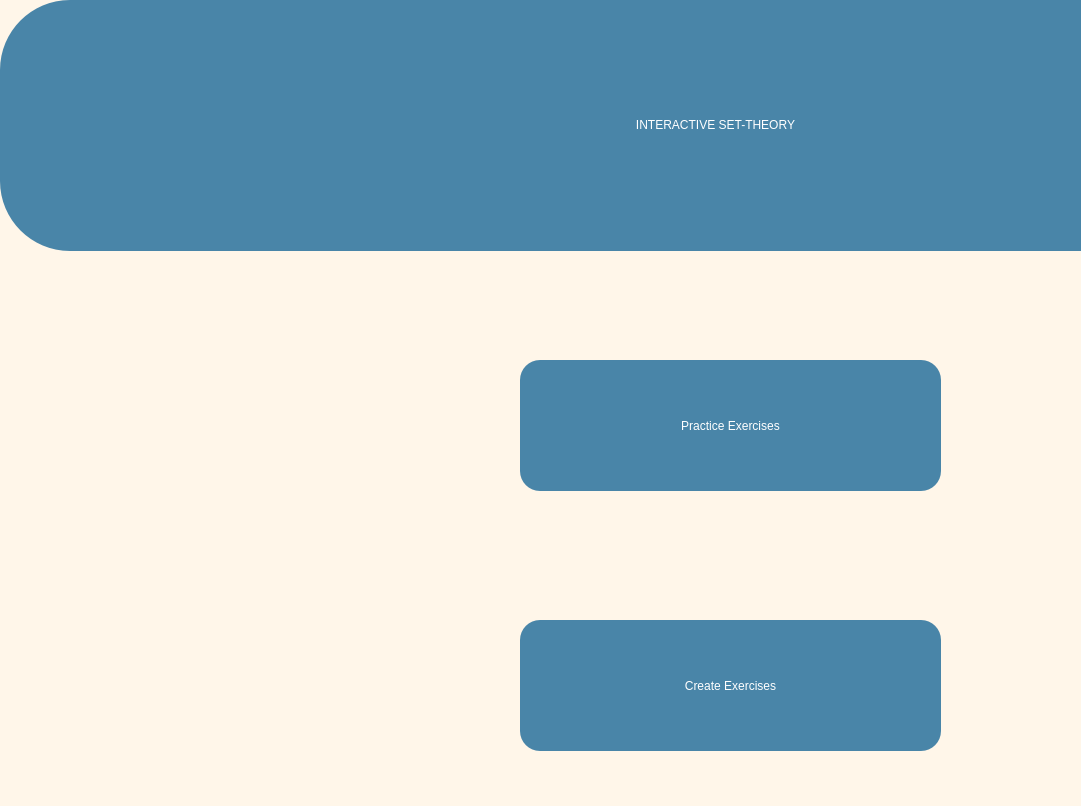
<?xml version="1.0" encoding="UTF-8"?>
<ui version="4.0">
 <class>MainWindow</class>
 <widget class="QMainWindow" name="MainWindow">
  <property name="geometry">
   <rect>
    <x>0</x>
    <y>0</y>
    <width>1081</width>
    <height>806</height>
   </rect>
  </property>
  <property name="windowTitle">
   <string>MainWindow</string>
  </property>
  <property name="styleSheet">
   <string notr="true">QWidget{
	background-color: rgb(255,246,233);
}

#header{
	font: 90pt &quot;Baloo Bhaijaan&quot;;
	background-color: rgb(73,133,168);
	color: white;
	border-radius: 70%;
}

QPushButton{
	background-color: rgb(73,133,168);
	color: white;
	font: 25pt &quot;Verdana&quot;;
	border-radius: 20%;
}

QPushButton:hover{
	background-color: rgb(93,153,168);
	border: 2px solid black;
}</string>
  </property>
  <widget class="QWidget" name="centralwidget">
   <widget class="QLabel" name="header">
    <property name="geometry">
     <rect>
      <x>0</x>
      <y>0</y>
      <width>1431</width>
      <height>251</height>
     </rect>
    </property>
    <property name="styleSheet">
     <string notr="true"/>
    </property>
    <property name="text">
     <string>&lt;html&gt;&lt;head/&gt;&lt;body&gt;&lt;p align=&quot;center&quot;&gt;INTERACTIVE SET-THEORY&lt;/p&gt;&lt;/body&gt;&lt;/html&gt;</string>
    </property>
   </widget>
   <widget class="QPushButton" name="practiceButton">
    <property name="geometry">
     <rect>
      <x>520</x>
      <y>360</y>
      <width>421</width>
      <height>131</height>
     </rect>
    </property>
    <property name="text">
     <string>Practice Exercises</string>
    </property>
   </widget>
   <widget class="QPushButton" name="createButton">
    <property name="geometry">
     <rect>
      <x>520</x>
      <y>620</y>
      <width>421</width>
      <height>131</height>
     </rect>
    </property>
    <property name="text">
     <string>Create Exercises</string>
    </property>
   </widget>
  </widget>
  <widget class="QStatusBar" name="statusbar"/>
 </widget>
 <resources/>
 <connections/>
</ui>
